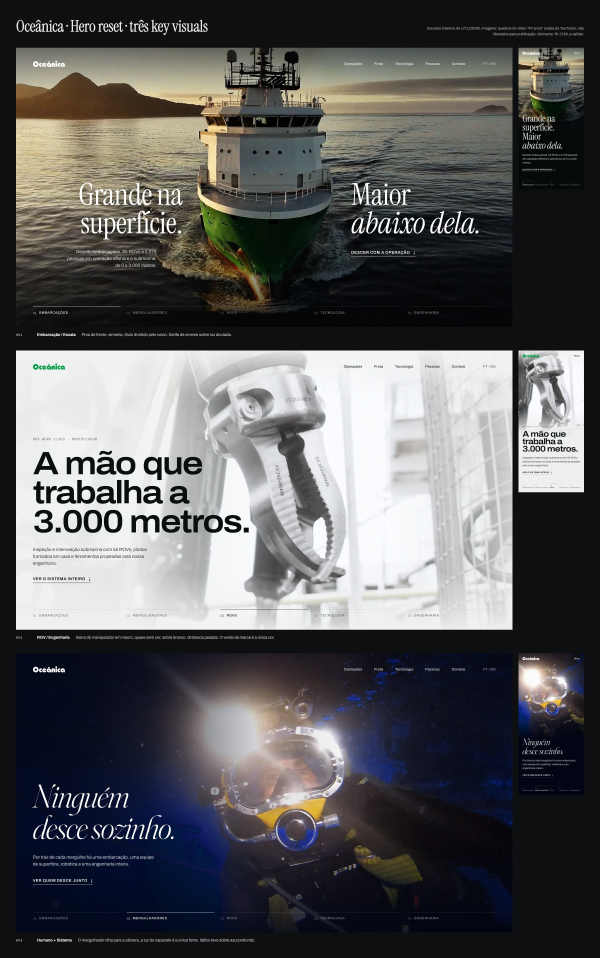
#> input picture  OCEANICA_FLAGSHIP_RESET/04_creative/hero-reset/00_OVERVIEW_BOARD.jpg, 2400 x 3832 px, given in place of kv1.png, which was not available (shown at 1/4 size)
$ python make_plates.py .. ../05_STORY_ARC_BOARD.jpg
#> lines starting #> are read from the running program, lines starting #| are printed output that depends on the picture
"""Plates dos tres key visuals. Uso: python3 make_plates.py <pasta com kv1.png kv2.png kv3.png> <pasta hero-reset>

Origem dos quadros (copias do YouTube, NAO liberadas):
  kv1.png  V2 "47 anos"  0:58.9  plano 14  proa de frente
  kv2.png  V2 "47 anos"  1:30.3  plano 28  garra do manipulador
  kv3.png  V2 "47 anos"  1:15.6  plano 21  mergulhador de capacete
Tudo aqui e recorte, cor, nitidez e grao. Nenhuma geometria e inventada.
"""
import sys
import numpy as np
from PIL import Image, ImageFilter

src, out = sys.argv[1], sys.argv[2]
W, H = 2880, 1620
rng = np.random.default_rng(7)


def load(name, box):
#> called with name = 'kv1.png', box = (85, 0, 1884, 1012)
    im = Image.open(f"{src}/{name}").convert("RGB").crop(box)
    im = im.resize((W, H), Image.LANCZOS)
#> im: PIL image 2880x1620 RGB
    return im.filter(ImageFilter.UnsharpMask(radius=2.2, percent=60, threshold=2))


def arr(im):
    return np.asarray(im).astype(np.float32) / 255.0
#> returned value: shape (1620, 2880, 3) float32


def luma(a):
    return a[..., 0] * 0.2126 + a[..., 1] * 0.7152 + a[..., 2] * 0.0722
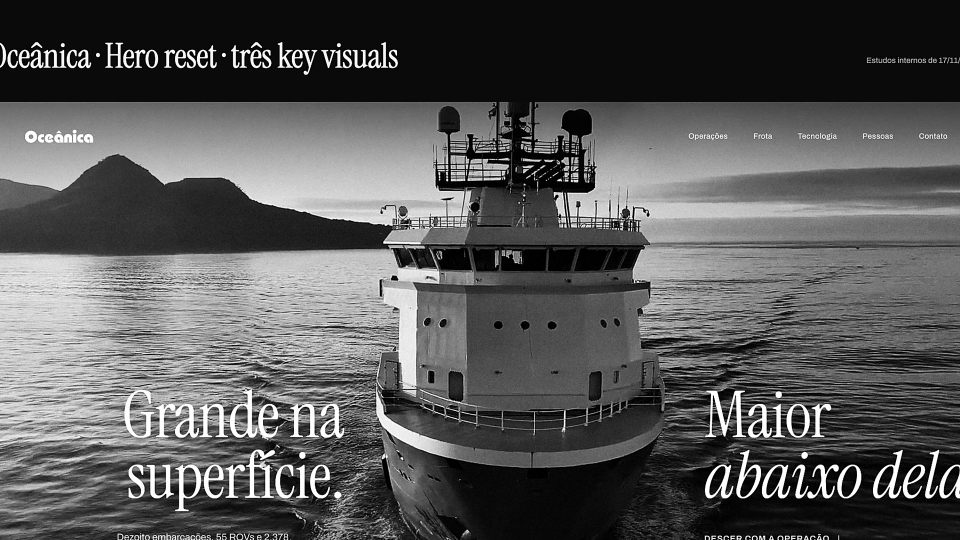
#> returned value: shape (1620, 2880) float32 (shown at 1/3 size); min 0, max 1, mean 0.345


def scurve(a, k):
    """Contraste em S em torno do cinza medio; k=0 nao altera."""
    return a + k * (a - 0.5) * (1 - np.abs(2 * a - 1))


def grain(a, amt):
    n = rng.normal(0, amt, a.shape[:2]).astype(np.float32)
    n = np.asarray(Image.fromarray(((n + 0.5).clip(0, 1) * 255).astype(np.uint8)).filter(ImageFilter.GaussianBlur(0.6))).astype(np.float32) / 255 - 0.5
    return a + n[..., None]


def save(a, path):
    Image.fromarray((a.clip(0, 1) * 255).astype(np.uint8)).save(path, quality=92, subsampling=0)
    print(path)


# KV1 · proa de frente. Cor natural, agua mais funda, verde e dourado preservados.
a = arr(load("kv1.png", (85, 0, 85 + 1799, 1012)))
a = scurve(a, 0.35)
L = luma(a)[..., None]
a = a * (0.80 + 0.20 * L ** 0.6)                 # desce as sombras da agua
a = L + (a - L) * 1.06
a[..., 2] *= 0.97                                 # um fio mais quente
save(grain(a, 0.035), f"{out}/kv1/plate.jpg")

# KV2 · garra em macro. High-key, quase monocromatico, aco frio.
a = arr(load("kv2.png", (470, 190, 470 + 1280, 190 + 720)))
#> call 2 of load, with name = 'kv2.png', box = (470, 190, 1750, 910)
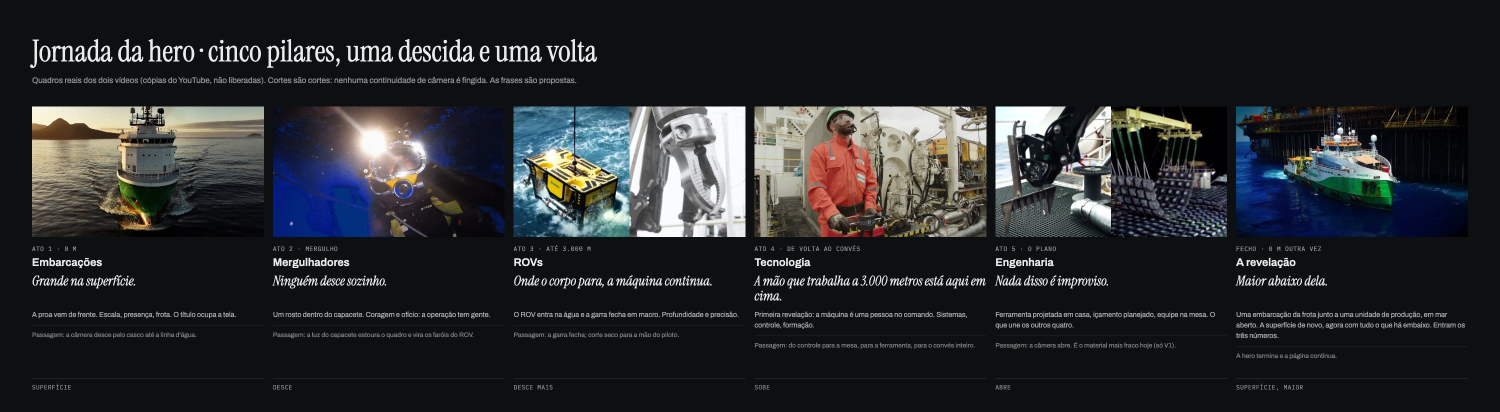
#> input picture  OCEANICA_FLAGSHIP_RESET/04_creative/hero-reset/05_STORY_ARC_BOARD.jpg, 3000 x 823 px, given in place of kv2.png, which was not available (shown at 1/2 size)
#> in load (call 2), `im = Image.open(f"{src}/{name}").convert("RGB").crop(box)`:
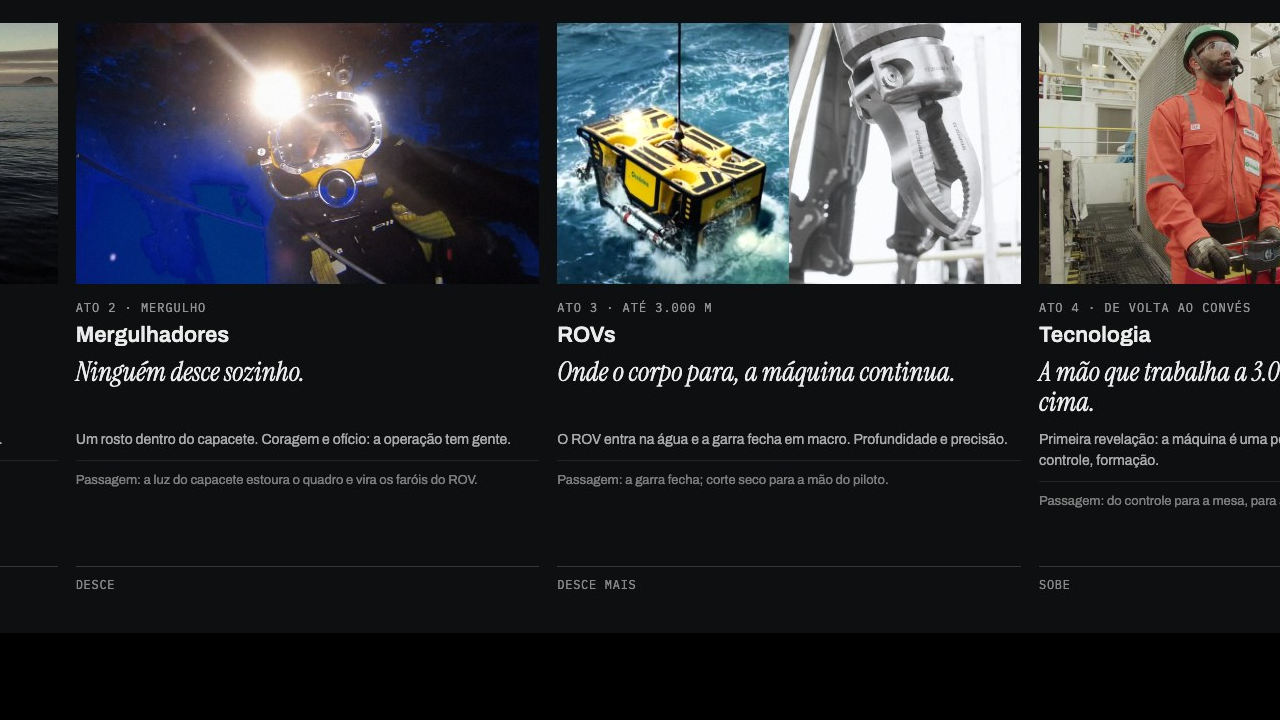
#> im: PIL image 1280x720 RGB; mean R, G, B 47.7, 48.5, 52.1
L = luma(a)[..., None]
a = L + (a - L) * 0.22                            # tira quase toda a cor
a = a * np.array([0.985, 1.0, 1.03], dtype=np.float32)
a = scurve(a, 0.45)
#> call 2 of scurve, with k = 0.45
#> in scurve (call 2), `return a + k * (a - 0.5) * (1 - np.abs(2 * a - 1))`:
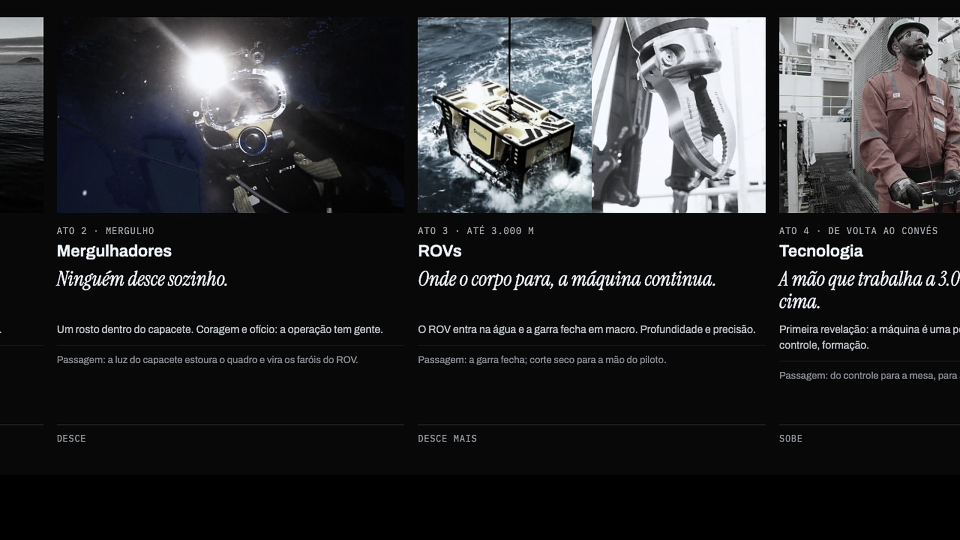
#> returned value: shape (1620, 2880, 3) float32 (shown at 1/3 size); mean of channels 0, 1, 2 0.183, 0.185, 0.192; drawn with min black and max white
a = 0.06 + a * 0.97                               # levanta os pretos: papel, nao tela
save(grain(a, 0.03), f"{out}/kv2/plate.jpg")

# KV3 · mergulhador. Azul profundo; o ciano estourado vira azul-marinho, a luz do capacete fica quente.
a = arr(load("kv3.png", (110, 0, 110 + 1799, 1012)))
#> call 3 of load, with name = 'kv3.png', box = (110, 0, 1909, 1012)
#> in load (call 3), `im = Image.open(f"{src}/{name}").convert("RGB").crop(box)`:
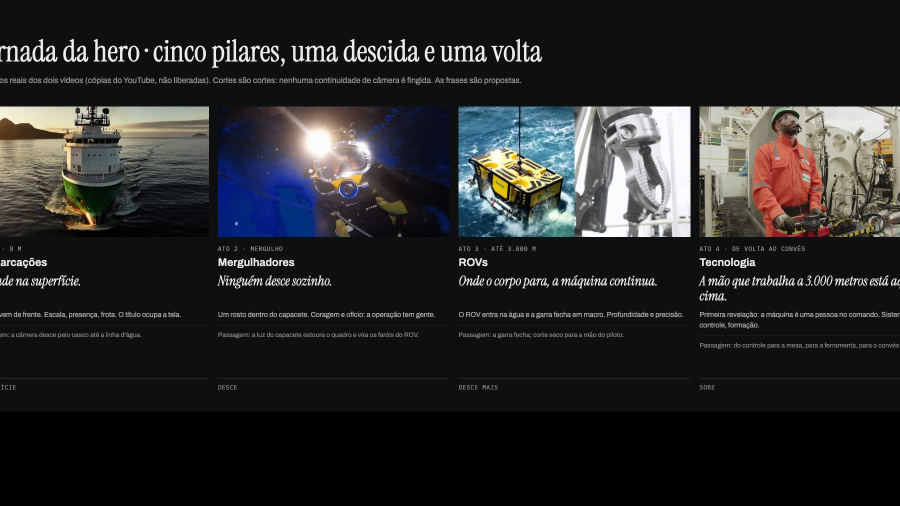
#> im: PIL image 1799x1012 RGB (shown at 1/2 size); mean R, G, B 39.1, 39.5, 40.9
L = luma(a)[..., None]
#> in luma (call 3), `return a[..., 0] * 0.2126 + a[..., 1] * 0.7152 + a[..., 2] * 0.0722`:
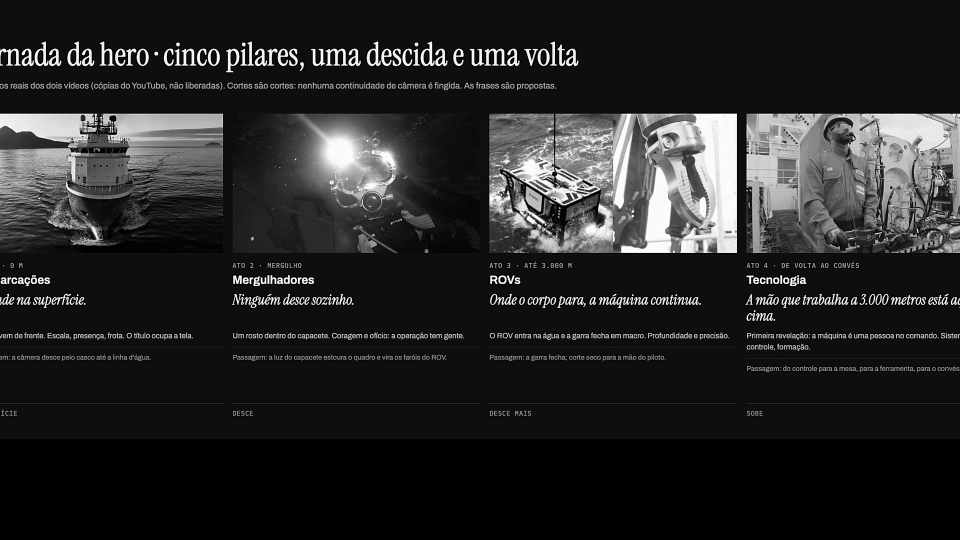
#> returned value: shape (1620, 2880) float32 (shown at 1/3 size); min 0, max 1, mean 0.156
cyan = np.clip((a[..., 1] - a[..., 0]) * 2.2, 0, 1)
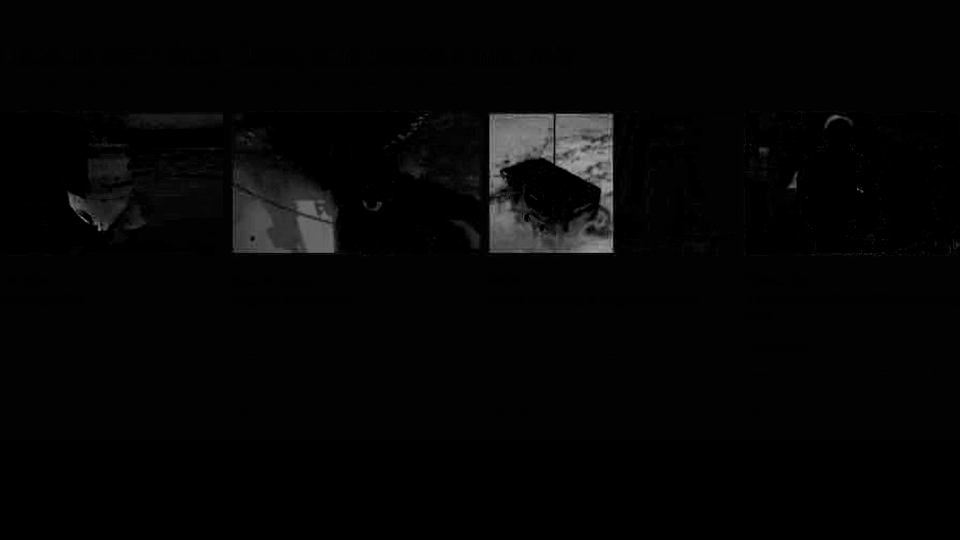
#> cyan: shape (1620, 2880) float32 (shown at 1/3 size); min 0, max 0.716, mean 0.0205
cyan = np.asarray(Image.fromarray((cyan * 255).astype(np.uint8)).filter(ImageFilter.GaussianBlur(6))).astype(np.float32) / 255
#> (the run stopped early here; a loop or call above may not have finished)
